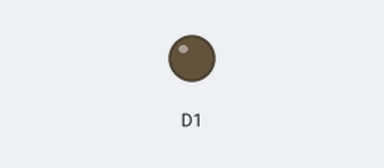
The sketch below on a simulated ESP8266 (NodeMCU). On the bench: output pins drawn as LEDs (lit = HIGH).

Above: at 1.0 s.
At 3.0 s:
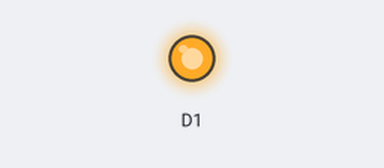
Timing chart, 0 to 5.2 s (numbered marks = the images above):
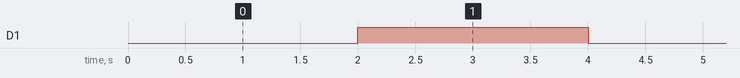

The sketch:

main_menu.ino
```cpp
void setup()
{
  pinMode(D1,OUTPUT);
}

void loop()
{
  digitalWrite(D1,LOW);
  delay(2000);
  digitalWrite(D1,HIGH);
  delay(2000);
}
```

Measured:
- by itself, D1: alternates HIGH for 2.0 s and LOW for 2.0 s
